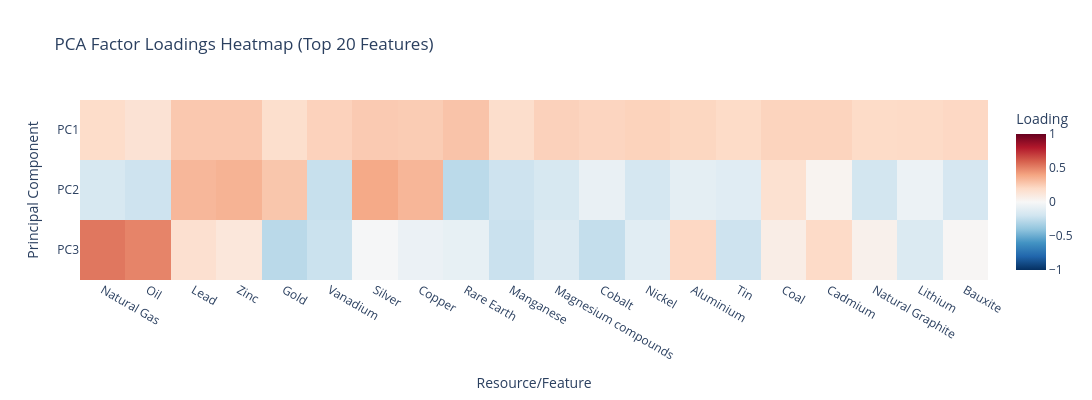
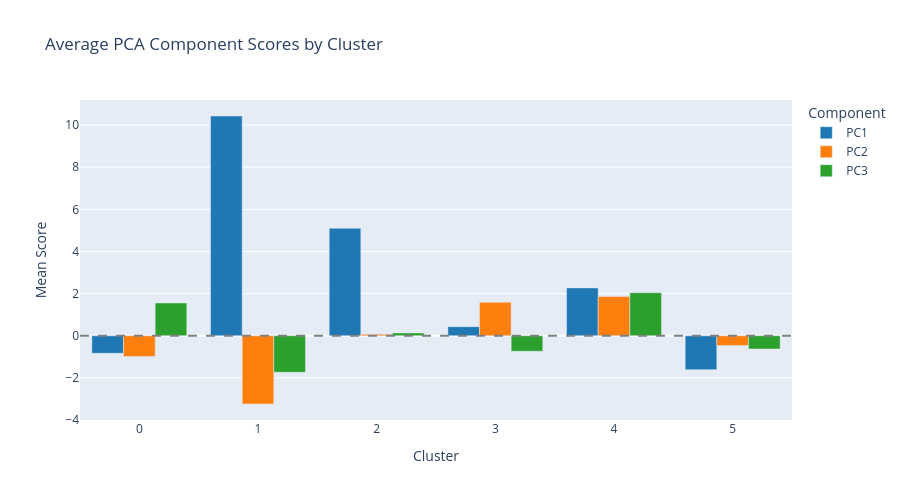
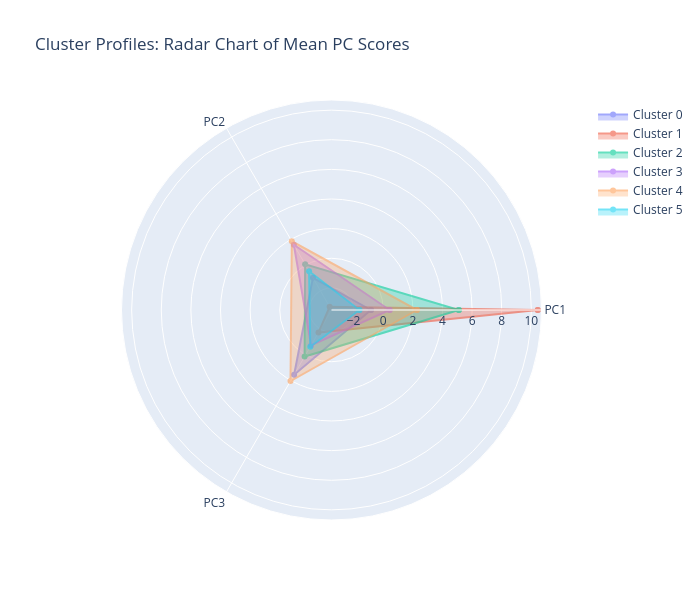

The notebook cell saved with these charts, in order:
### Code cell
# =============================================================================
# PART A: Complete Factor Loadings for All 3 PCA Components
# =============================================================================

# Get loadings (correlations between original variables and PCs)
loadings_full = pd.DataFrame(
    pca.components_.T,
    columns=['PC1', 'PC2', 'PC3'],
    index=feature_cols
)

# Display top loadings for each component
print("=" * 70)
print("FACTOR LOADINGS BY PRINCIPAL COMPONENT")
print("=" * 70)

for pc in ['PC1', 'PC2', 'PC3']:
    var_explained = pca.explained_variance_ratio_[int(pc[-1])-1] * 100
    print(f"\n{pc} ({var_explained:.1f}% variance explained)")
    print("-" * 50)
    
    # Sort by absolute loading value
    sorted_loadings = loadings_full[pc].reindex(
        loadings_full[pc].abs().sort_values(ascending=False).index
    )
    
    # Show top 10 positive and negative loadings
    print("\nTop 10 Positive Loadings:")
    top_pos = sorted_loadings[sorted_loadings > 0].head(10)
    for feat, val in top_pos.items():
        print(f"  {feat:40s} {val:+.4f}")
    
    print("\nTop 10 Negative Loadings:")
    top_neg = sorted_loadings[sorted_loadings < 0].head(10)
    for feat, val in top_neg.items():
        print(f"  {feat:40s} {val:+.4f}")

# =============================================================================
# PART B: Loadings Heatmap Visualisation
# =============================================================================

# Select top features by overall importance
top_20_features = loadings_full.abs().sum(axis=1).nlargest(20).index

fig_loadings = px.imshow(
    loadings_full.loc[top_20_features].T,
    labels=dict(x="Resource/Feature", y="Principal Component", color="Loading"),
    title="PCA Factor Loadings Heatmap (Top 20 Features)",
    color_continuous_scale='RdBu_r',
    aspect='auto',
    zmin=-1, zmax=1
)
fig_loadings.update_layout(width=1200, height=400)
fig_loadings.show()

# =============================================================================
# PART C: Cluster Profile - Average PC Scores by Cluster
# =============================================================================

print("\n" + "=" * 70)
print("CLUSTER PROFILES: AVERAGE PCA COMPONENT SCORES")
print("=" * 70)

cluster_means = pca_df.groupby('Cluster')[['PC1', 'PC2', 'PC3']].mean()
cluster_stds = pca_df.groupby('Cluster')[['PC1', 'PC2', 'PC3']].std()
cluster_counts = pca_df.groupby('Cluster').size()

print("\nMean PC Scores by Cluster:")
print(cluster_means.round(3).to_string())

print("\nCluster Sizes:")
print(cluster_counts.to_string())

# Interpretation table
print("\n" + "-" * 70)
print("CLUSTER INTERPRETATION:")
print("-" * 70)

for cluster in sorted(pca_df['Cluster'].unique()):
    n = cluster_counts[cluster]
    pc1_mean = cluster_means.loc[cluster, 'PC1']
    pc2_mean = cluster_means.loc[cluster, 'PC2']
    pc3_mean = cluster_means.loc[cluster, 'PC3']
    
    print(f"\nCluster {cluster} (n={n}):")
    print(f"  PC1: {pc1_mean:+.2f}  |  PC2: {pc2_mean:+.2f}  |  PC3: {pc3_mean:+.2f}")
    
    # Sample countries
    sample = pca_df[pca_df['Cluster'] == cluster]['Country'].head(5).tolist()
    print(f"  Sample countries: {', '.join(sample)}")

# =============================================================================
# PART D: Visualise Cluster Means
# =============================================================================

cluster_means_long = cluster_means.reset_index().melt(
    id_vars='Cluster',
    var_name='Component',
    value_name='Mean Score'
)

fig_cluster = px.bar(
    cluster_means_long,
    x='Cluster',
    y='Mean Score',
    color='Component',
    barmode='group',
    title='Average PCA Component Scores by Cluster',
    color_discrete_sequence=['#1f77b4', '#ff7f0e', '#2ca02c']
)
fig_cluster.update_layout(width=900, height=500)
fig_cluster.add_hline(y=0, line_dash="dash", line_color="gray")
fig_cluster.show()

# =============================================================================
# PART E: Radar Chart for Cluster Profiles
# =============================================================================

fig_radar = go.Figure()

for cluster in sorted(pca_df['Cluster'].unique()):
    values = cluster_means.loc[cluster].tolist()
    values.append(values[0])  # Close the radar
    
    fig_radar.add_trace(go.Scatterpolar(
        r=values,
        theta=['PC1', 'PC2', 'PC3', 'PC1'],
        name=f'Cluster {cluster}',
        fill='toself',
        opacity=0.6
    ))

fig_radar.update_layout(
    polar=dict(radialaxis=dict(visible=True)),
    title='Cluster Profiles: Radar Chart of Mean PC Scores',
    width=700,
    height=600
)
fig_radar.show()

### Figure 1 — Plotly figure (JSON) as saved in the notebook; plotly's stock layout.template omitted (floating-point values rounded to 4 significant figures)
{"data": [{"coloraxis": "coloraxis", "hovertemplate": "Resource/Feature: %{x}<br>Principal Component: %{y}<br>Loading: %{z}<extra></extra>", "name": "0", "type": "heatmap", "x": ["Natural Gas", "Oil", "Lead", "Zinc", "Gold", "Vanadium", "Silver", "Copper", "Rare Earth", "Manganese", "Magnesium compounds", "Cobalt", "Nickel", "Aluminium", "Tin", "Coal", "Cadmium", "Natural Graphite", "Lithium", "Bauxite"], "xaxis": "x", "y": ["PC1", "PC2", "PC3"], "yaxis": "y", "z": [[0.1865, 0.1469, 0.2702, 0.2688, 0.174, 0.2326, 0.2614, 0.2558, 0.2881, 0.1788, 0.2354, 0.2204, 0.2314, 0.2167, 0.1948, 0.2247, 0.2247, 0.1949, 0.2001, 0.2095], [-0.1666, -0.2102, 0.3316, 0.3491, 0.2793, -0.233, 0.3813, 0.3359, -0.2699, -0.2106, -0.1684, -0.07304, -0.1803, -0.1005, -0.12, 0.1598, 0.02975, -0.192, -0.05837, -0.1763], [0.5334, 0.4943, 0.1619, 0.1169, -0.2741, -0.2184, -0.01283, -0.06251, -0.0827, -0.2219, -0.1404, -0.2422, -0.1152, 0.2093, -0.2108, 0.07159, 0.1973, 0.0491, -0.1479, 0.01207]]}], "layout": {"coloraxis": {"cmax": 1, "cmin": -1, "colorbar": {"title": {"text": "Loading"}}, "colorscale": [[0, "rgb(5,48,97)"], [0.1, "rgb(33,102,172)"], [0.2, "rgb(67,147,195)"], [0.3, "rgb(146,197,222)"], [0.4, "rgb(209,229,240)"], [0.5, "rgb(247,247,247)"], [0.6, "rgb(253,219,199)"], [0.7, "rgb(244,165,130)"], [0.8, "rgb(214,96,77)"], [0.9, "rgb(178,24,43)"], [1, "rgb(103,0,31)"]]}, "height": 400, "title": {"text": "PCA Factor Loadings Heatmap (Top 20 Features)"}, "width": 1200, "xaxis": {"anchor": "y", "domain": [0, 1], "title": {"text": "Resource/Feature"}}, "yaxis": {"anchor": "x", "autorange": "reversed", "domain": [0, 1], "title": {"text": "Principal Component"}}}}

### Figure 2 — Plotly figure (JSON) as saved in the notebook; plotly's stock layout.template omitted (floating-point values rounded to 4 significant figures)
{"data": [{"alignmentgroup": "True", "hovertemplate": "Component=PC1<br>Cluster=%{x}<br>Mean Score=%{y}<extra></extra>", "legendgroup": "PC1", "marker": {"color": "#1f77b4", "pattern": {"shape": ""}}, "name": "PC1", "offsetgroup": "PC1", "orientation": "v", "showlegend": true, "textposition": "auto", "type": "bar", "x": ["0", "1", "2", "3", "4", "5"], "xaxis": "x", "y": [-0.8325, 10.43, 5.104, 0.4298, 2.272, -1.61], "yaxis": "y"}, {"alignmentgroup": "True", "hovertemplate": "Component=PC2<br>Cluster=%{x}<br>Mean Score=%{y}<extra></extra>", "legendgroup": "PC2", "marker": {"color": "#ff7f0e", "pattern": {"shape": ""}}, "name": "PC2", "offsetgroup": "PC2", "orientation": "v", "showlegend": true, "textposition": "auto", "type": "bar", "x": ["0", "1", "2", "3", "4", "5"], "xaxis": "x", "y": [-0.9878, -3.24, 0.06648, 1.591, 1.864, -0.4655], "yaxis": "y"}, {"alignmentgroup": "True", "hovertemplate": "Component=PC3<br>Cluster=%{x}<br>Mean Score=%{y}<extra></extra>", "legendgroup": "PC3", "marker": {"color": "#2ca02c", "pattern": {"shape": ""}}, "name": "PC3", "offsetgroup": "PC3", "orientation": "v", "showlegend": true, "textposition": "auto", "type": "bar", "x": ["0", "1", "2", "3", "4", "5"], "xaxis": "x", "y": [1.556, -1.735, 0.1356, -0.7351, 2.044, -0.6288], "yaxis": "y"}], "layout": {"barmode": "group", "height": 500, "legend": {"title": {"text": "Component"}, "tracegroupgap": 0}, "shapes": [{"line": {"color": "gray", "dash": "dash"}, "type": "line", "x0": 0, "x1": 1, "xref": "x domain", "y0": 0, "y1": 0, "yref": "y"}], "title": {"text": "Average PCA Component Scores by Cluster"}, "width": 900, "xaxis": {"anchor": "y", "domain": [0, 1], "title": {"text": "Cluster"}}, "yaxis": {"anchor": "x", "domain": [0, 1], "title": {"text": "Mean Score"}}}}

### Figure 3 — Plotly figure (JSON) as saved in the notebook; plotly's stock layout.template omitted (floating-point values rounded to 4 significant figures)
{"data": [{"fill": "toself", "name": "Cluster 0", "opacity": 0.6, "r": [-0.8325, -0.9878, 1.556, -0.8325], "theta": ["PC1", "PC2", "PC3", "PC1"], "type": "scatterpolar"}, {"fill": "toself", "name": "Cluster 1", "opacity": 0.6, "r": [10.43, -3.24, -1.735, 10.43], "theta": ["PC1", "PC2", "PC3", "PC1"], "type": "scatterpolar"}, {"fill": "toself", "name": "Cluster 2", "opacity": 0.6, "r": [5.104, 0.06648, 0.1356, 5.104], "theta": ["PC1", "PC2", "PC3", "PC1"], "type": "scatterpolar"}, {"fill": "toself", "name": "Cluster 3", "opacity": 0.6, "r": [0.4298, 1.591, -0.7351, 0.4298], "theta": ["PC1", "PC2", "PC3", "PC1"], "type": "scatterpolar"}, {"fill": "toself", "name": "Cluster 4", "opacity": 0.6, "r": [2.272, 1.864, 2.044, 2.272], "theta": ["PC1", "PC2", "PC3", "PC1"], "type": "scatterpolar"}, {"fill": "toself", "name": "Cluster 5", "opacity": 0.6, "r": [-1.61, -0.4655, -0.6288, -1.61], "theta": ["PC1", "PC2", "PC3", "PC1"], "type": "scatterpolar"}], "layout": {"height": 600, "polar": {"radialaxis": {"visible": true}}, "title": {"text": "Cluster Profiles: Radar Chart of Mean PC Scores"}, "width": 700}}
